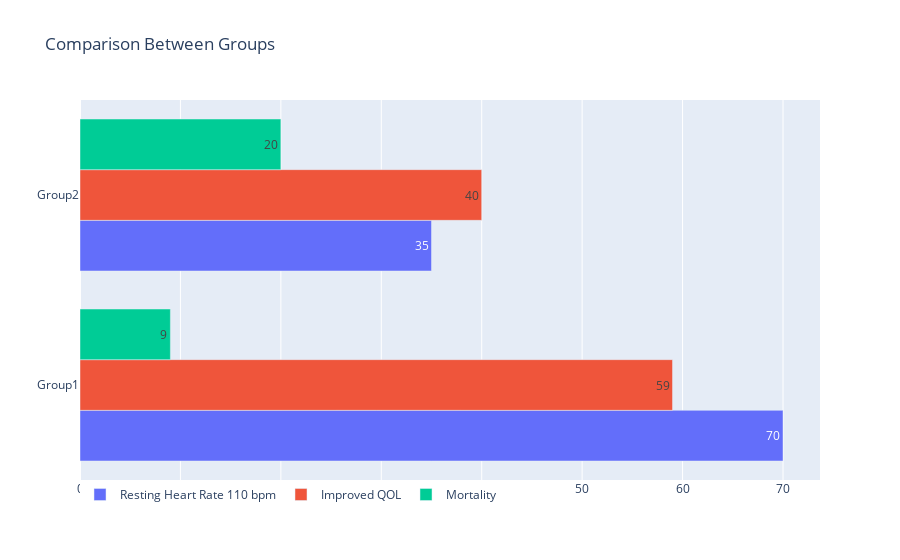

The notebook cell saved with this chart:
### Code cell
data = [trace1, trace2, trace3]
layout = go.Layout(barmode = 'group', title='Comparison Between Groups')
fig = go.Figure(data = data, layout = layout)

fig.update_layout(
            legend_x = 0,
            legend_y = 0,
            legend_orientation = "h"
            )

fig.show()

### Figure 1 — Plotly figure (JSON) as saved in the notebook; plotly's stock layout.template omitted (floating-point values rounded to 4 significant figures)
{"data": [{"name": "Resting Heart Rate 110 bpm", "orientation": "h", "text": ["70", "35"], "textposition": "auto", "type": "bar", "x": [70, 35], "y": ["Group1", "Group2"]}, {"name": "Improved QOL", "orientation": "h", "text": ["59", "40"], "textposition": "auto", "type": "bar", "x": [59, 40], "y": ["Group1", "Group2"]}, {"name": "Mortality", "orientation": "h", "text": ["9", "20"], "textposition": "auto", "type": "bar", "x": [9, 20], "y": ["Group1", "Group2"]}], "layout": {"barmode": "group", "legend": {"orientation": "h", "x": 0, "y": 0}, "title": {"text": "Comparison Between Groups"}}}
